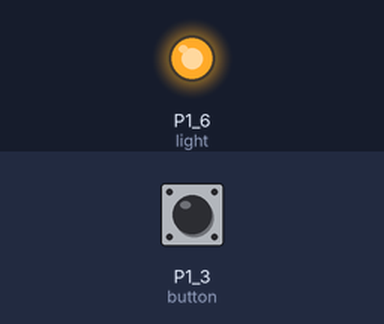
Bench run of a sketch on a simulated TI MSP430 LaunchPad. Shown: output pins drawn as LEDs (lit = HIGH). The inputs (shaded band) are chosen by the test bench; at power-on: P1_3 (button) HIGH.

Above: at 1.2 s.
1.3 s: P1_3 (button) pulled LOW for 0.15 s
At 3.45 s:
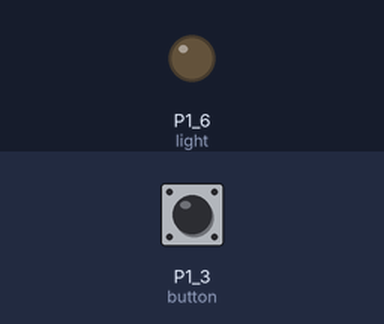
4.4 s: P1_3 (button) pulled LOW for 1 s
At 8.1 s:
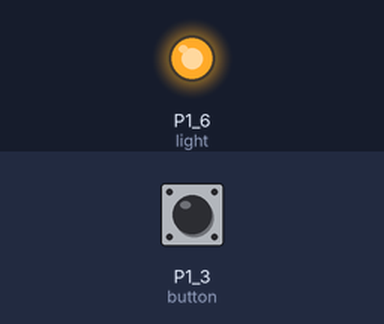
8.4 s: P1_3 (button) pulled LOW for 3.2 s
At 14.1 s:
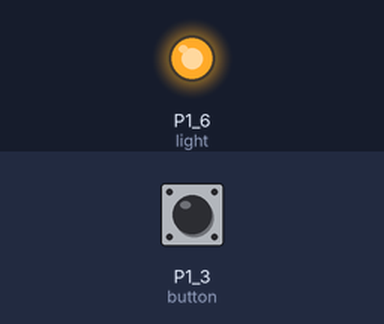
Timing chart, 0 to 15.6 s (numbered marks = the images above; inputs shaded):
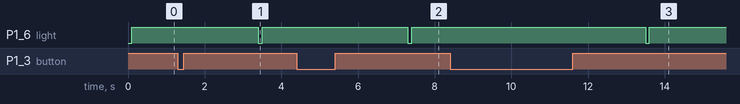

The sketch:

timed_light_with_prolong.ino
```cpp
//     Simple script for timed light
// Turns the light on when button is pressed
// Keeps the light on while button is pressed
// Keeps the light on for 'timeout' when button is released
// Timer restarts on new button press

//       CONFIG
// Timeout
const unsigned long timeout = 2000;
//    END OF CONFIG


const int button = PUSH2;
const int light = GREEN_LED;
const int time_step = 100;

unsigned long remaining = 0;

void setup()
{
  pinMode(button, INPUT_PULLUP);
  pinMode(light, OUTPUT);
}

void loop() {
  if (digitalRead(button) == LOW)
    remaining = timeout;
  if (remaining > 0)
    digitalWrite(light, HIGH);
  else {
    digitalWrite(light, LOW);
    remaining = 0;
  }
  remaining -= time_step;
  delay(time_step);
}
```

Measured:
- after the input at 1.3 s, P1_6 (light): HIGH → LOW after 2.1 s, → HIGH 0.10 s later
- after the input at 4.4 s, P1_6 (light): HIGH → LOW after 2.9 s, → HIGH 0.10 s later
- after the input at 8.4 s, P1_6 (light): HIGH → LOW after 5.1 s, → HIGH 0.10 s later
